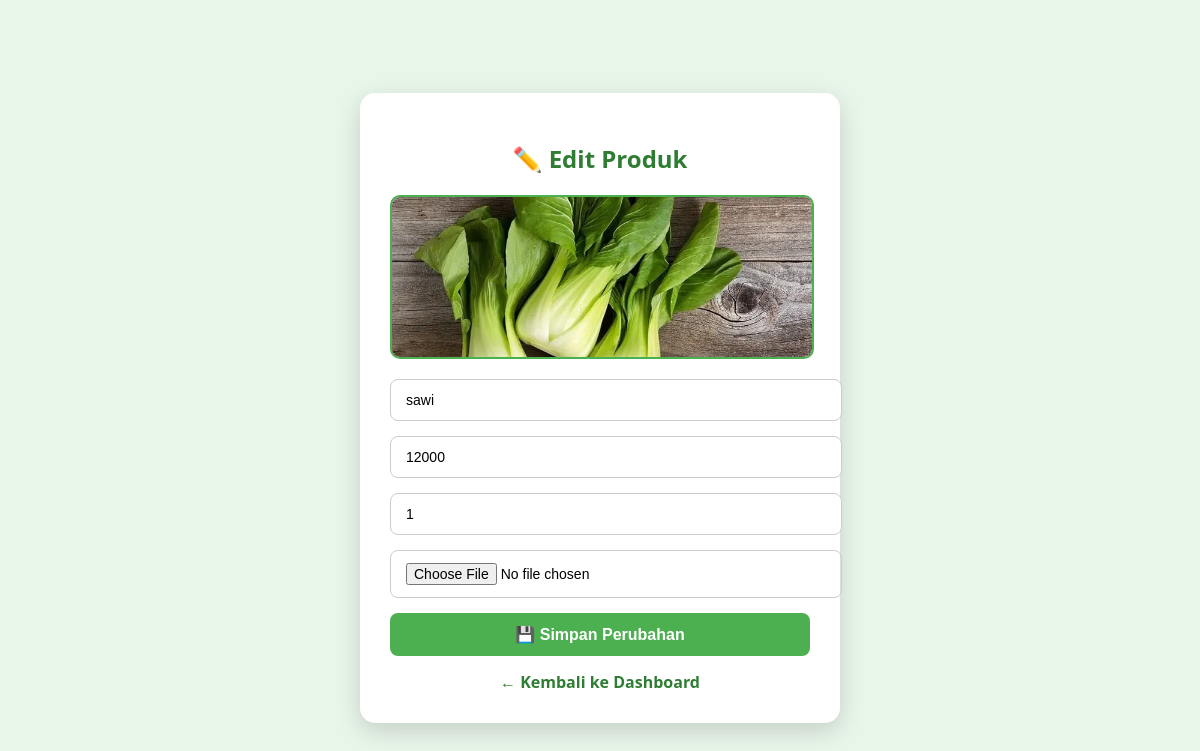
Page /edit_produk.php?id=10 (signed in) on the committed database.
### tables this page shows
CREATE TABLE `produk` (
  `id` int(11) NOT NULL,
  `nama_produk` varchar(100) DEFAULT NULL,
  `harga` int(11) DEFAULT NULL,
  `stok` int(11) DEFAULT NULL,
  `penjual_id` int(11) DEFAULT NULL,
  `stock` int(11) DEFAULT 0,
  `status` enum('aktif','hapus') DEFAULT 'aktif',
  `gambar` varchar(100) DEFAULT NULL
);

### edit_produk.php (the view, shortened to what this page needs)
<?php
include '../config/db.php';
$id = intval($_GET['id'] ?? 0);
$data = mysqli_fetch_assoc(
    mysqli_query($conn,"SELECT * FROM produk WHERE id=$id")
);
?>
<!DOCTYPE html>
<html lang="id">
<head>
</head>
<body>
<form method="POST"
      enctype="multipart/form-data"
      class="card"
      onsubmit="return confirmSubmit()">
    <h2>✏️ Edit Produk</h2>
    <img id="preview"
         src="../assets/img/<?= htmlspecialchars($data['gambar']) ?>"
         class="preview"
         alt="Preview">
    <input type="text"
           name="nama"
           value="<?= htmlspecialchars($data['nama_produk']) ?>"
           placeholder="Nama Produk"
           required>
    <input type="number"
           name="harga"
           value="<?= $data['harga'] ?>"
           placeholder="Harga"
           required>
    <input type="number"
           name="stok"
           value="<?= $data['stok'] ?>"
           placeholder="Stok"
           required>
    <input type="file"
           name="gambar"
           accept="image/*"
           onchange="previewImage(this)">
    <button type="submit">💾 Simpan Perubahan</button>
    <a href="dashboard.php" class="back">← Kembali ke Dashboard</a>
</form>
</body>
</html>

### edit_produk.php (style rules this page uses)
body { font-family:'Segoe UI',sans-serif; background:#e8f5e9; display:flex; justify-content:center; align-items:center; min-height:100vh; }
.card { background:#fff; padding:30px; border-radius:15px; box-shadow:0 8px 25px rgba(0,0,0,.15); width:100%; max-width:420px; }
h2 { text-align:center; color:#2e7d32; margin-bottom:20px; }
img.preview { width:100%; height:160px; object-fit:cover; border-radius:10px; margin-bottom:15px; border:2px solid #4caf50; }
input { width:100%; padding:12px 15px; margin-bottom:15px; border-radius:8px; border:1px solid #ccc; font-size:14px; }
button { width:100%; padding:12px; background:#4caf50; color:#fff; font-size:16px; font-weight:bold; border:none; border-radius:8px; cursor:pointer; transition:.3s; }
.back { display:block; margin-top:15px; text-align:center; text-decoration:none; color:#2e7d32; font-weight:bold; }

### rows in the picture
produk: gambar (picture), nama "sawi", harga "12000", stok "1"
